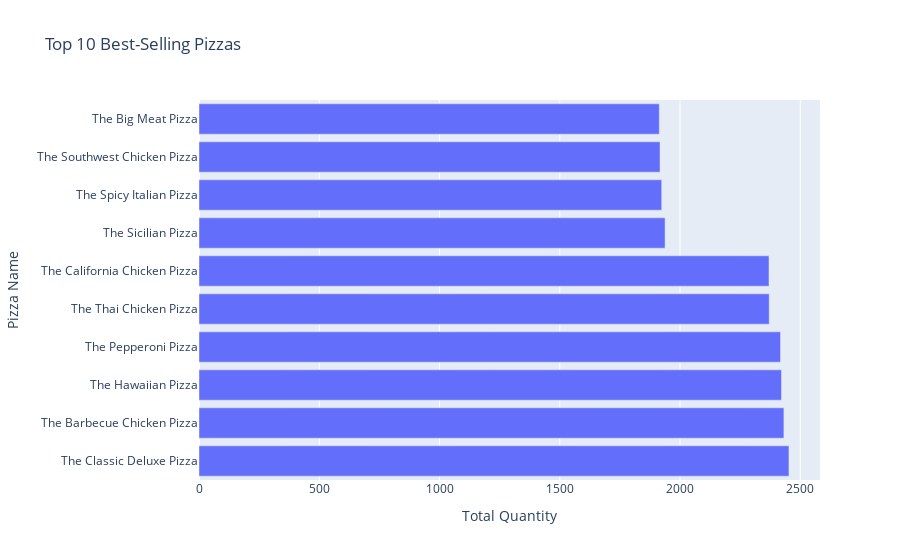

The notebook cell this image was saved under:
### Code cell
import plotly.express as px

top_10_pizzas = df.groupby('pizza_name')['quantity'].sum().sort_values(ascending=False).head(10)

# Convert to DataFrame for Plotly
pizza_df = top_10_pizzas.reset_index()

fig = px.bar(
    pizza_df,
    x='quantity',
    y='pizza_name',
    orientation='h',
    title='Top 10 Best-Selling Pizzas',
    labels={'quantity': 'Total Quantity', 'pizza_name': 'Pizza Name'}
)

fig.show()

### Figure 1 — Plotly figure (JSON) as saved in the notebook; plotly's stock layout.template omitted (floating-point values rounded to 4 significant figures)
{"data": [{"hovertemplate": "Total Quantity=%{x}<br>Pizza Name=%{y}<extra></extra>", "legendgroup": "", "marker": {"color": "#636efa", "pattern": {"shape": ""}}, "name": "", "orientation": "h", "showlegend": false, "textposition": "auto", "type": "bar", "x": [2453, 2432, 2422, 2418, 2371, 2370, 1938, 1924, 1917, 1914], "xaxis": "x", "y": ["The Classic Deluxe Pizza", "The Barbecue Chicken Pizza", "The Hawaiian Pizza", "The Pepperoni Pizza", "The Thai Chicken Pizza", "The California Chicken Pizza", "The Sicilian Pizza", "The Spicy Italian Pizza", "The Southwest Chicken Pizza", "The Big Meat Pizza"], "yaxis": "y"}], "layout": {"barmode": "relative", "legend": {"tracegroupgap": 0}, "title": {"text": "Top 10 Best-Selling Pizzas"}, "xaxis": {"anchor": "y", "domain": [0, 1], "title": {"text": "Total Quantity"}}, "yaxis": {"anchor": "x", "domain": [0, 1], "title": {"text": "Pizza Name"}}}}
